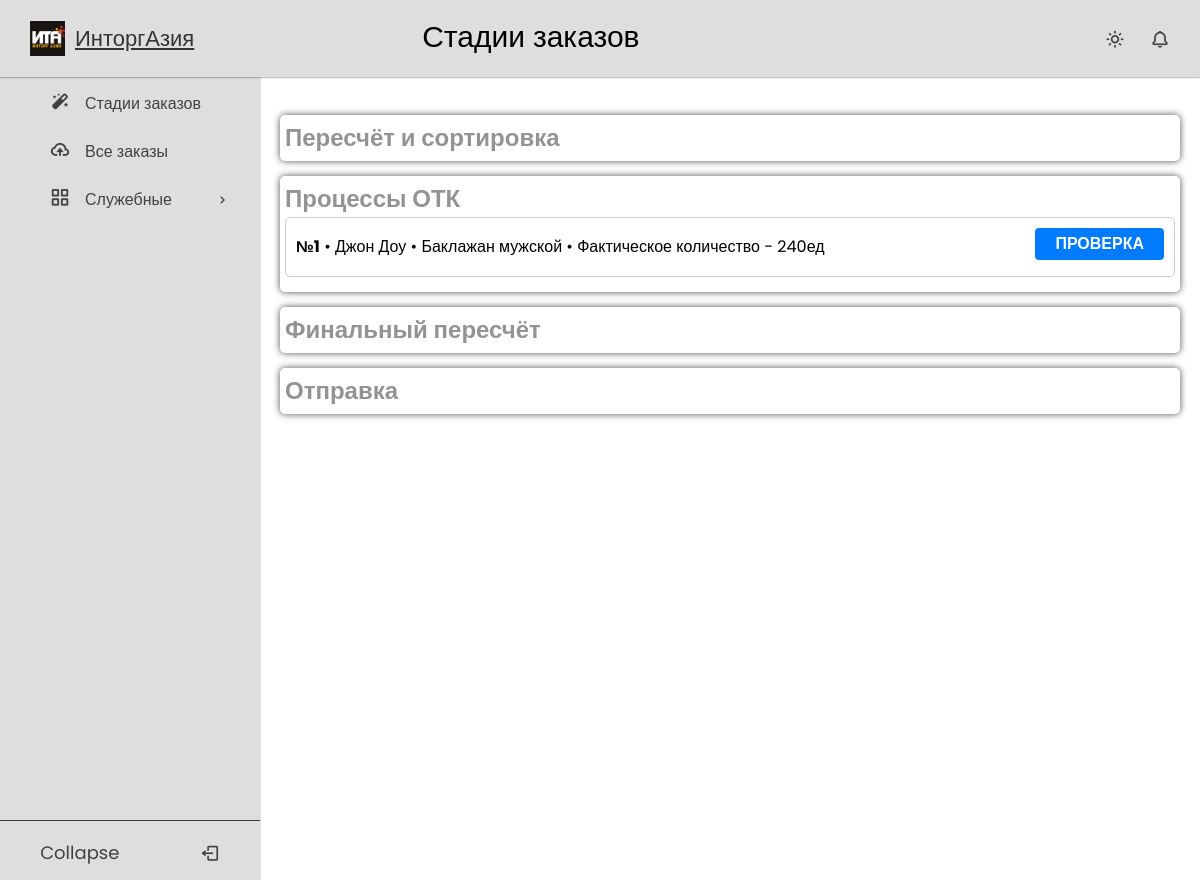
/ (signed in), run on an earlier commit of the app's database.
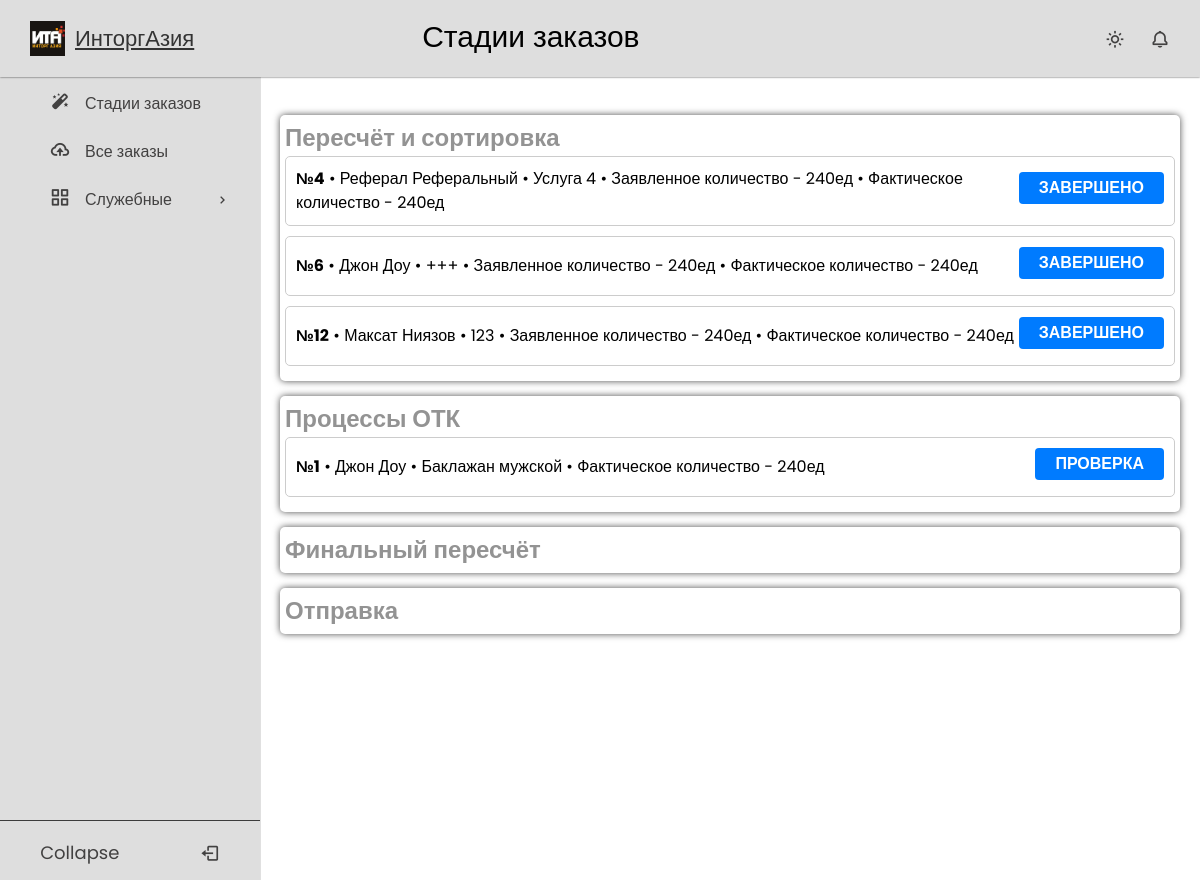
And on a later commit of the database.
### crm_app/models.py (models this page shows, shortened)
class Order(models.Model):
    stage = models.CharField(max_length=20, choices=OrderStages.choices, default=OrderStages.DATABASE_LOADING)
    name = models.CharField(max_length=50, blank=True)
    cashbox = models.ForeignKey("Cashbox", on_delete=models.PROTECT, blank=True, null=True)
    amount = models.IntegerField(default=0)
    amount_paid = models.IntegerField(default=0)
    cost_price = models.IntegerField(default=0)
    count = models.IntegerField(default=0)
    date = models.DateField(default=timezone.now)
    day = models.IntegerField(validators=[MaxValueValidator(31), MinValueValidator(1)], default=1)
    month = models.IntegerField(validators=[MaxValueValidator(12), MinValueValidator(1)], default=1)
    year = models.IntegerField(validators=[MaxValueValidator(2070), MinValueValidator(2020)], default=2023)
    time = models.TimeField(default=timezone.now)
    client = models.ForeignKey(CustomUser, on_delete=models.PROTECT)
    defective = models.IntegerField(default=0, blank=True)
    good_quality = models.IntegerField(default=0, blank=True)
    discount = models.IntegerField(default=0)

### users/models.py (models this page shows, shortened)
class User(AbstractBaseUser, PermissionsMixin):
    disabled = models.BooleanField(default=False)
    username = models.CharField(max_length=100, blank=True, null=True, unique=True, help_text='Номер телефона')
    first_name = models.CharField(max_length=254)
    last_name = models.CharField(max_length=254)
    is_staff = models.BooleanField(default=False)
    is_superuser = models.BooleanField(default=False)
    is_active = models.BooleanField(default=True)
    last_login = models.DateTimeField(null=True, blank=True)
    date_joined = models.DateTimeField(null=True, auto_now=True)
    joined_date = models.DateTimeField(default=timezone.now)
    user_type = models.CharField(max_length=20, choices=UserType.choices, default=UserType.CLIENT)
    discount = models.ForeignKey(DiscountType, on_delete=models.PROTECT, blank=True, null=True)
    money = models.IntegerField(default=0)
    profit = models.IntegerField(default=0)
    product_count = models.IntegerField(default=0, blank=True, null=True)
    referral = models.ForeignKey('self', on_delete=models.SET_NULL, blank=True, null=True)
    class Meta:
        ordering = ('disabled',)
    USERNAME_FIELD = 'username'
    REQUIRED_FIELDS = []
    objects = UserManager()
    def __str__(self):
        return f'{self.first_name} {self.last_name}'

### crm_warehouse/views.py (the view)
# urls.py: path('', DashboardView.as_view(), name='dashboard'),
class DashboardView(Locked, ListView):
    model = Order
    template_name = 'stages/dashboard.html'
    context_object_name = 'orders'
    def get_context_data(self, **kwargs):
        context = super().get_context_data(**kwargs)
        stages = OrderStages.choices
        context['stages'] = stages
        return context
    def get_queryset(self):
        queryset = super().get_queryset()
        queryset = queryset.annotate(total_declared_quantity=Sum('products__declared_quantity'))
        queryset = queryset.annotate(total_actual_quantity=Sum('products__actual_quantity'))
        return queryset

### templates/stages/dashboard.html (shortened to what this page needs)
{% extends 'base.html' %}
{% block page_title %}
    Стадии заказов
{% endblock %}
{% block content %}
{% if user.user_type == 'client' %}
    <div class="stage" id="unpacking" data-url="/unpacking/">
      <h3>Пересчёт и сортировка</h3>
      {% for order in orders %}
      {% if order.stage == 'quality_check' %}
      <div class="order" id="{{ order.id }}" draggable="true">
      <span><b>№{{ order.id }}</b> • {{ order.client }} • {{ order.name }} • Заявленное количество - {{ order.total_declared_quantity }}ед • Фактическое количество - {{ order.total_actual_quantity }}ед </span>
          <a href="{% url 'unpacking_client' order.id %}"><button>Завершено</button></a>
      </div>
      {% endif %}
      {% endfor %}
    </div>
    <div class="stage" id="quality_check" data-url="/quality_check/">
      <h3>Процессы ОТК</h3>
      {% for order in orders %}
      {% if order.stage == 'dispatch' %}
      <div class="order" id="{{ order.id }}" draggable="true">
      <span><b>№{{ order.id }}</b> • {{ order.client }} • {{ order.name }} • Фактическое количество - {{ order.total_actual_quantity }}ед </span>
          <a href="#"><button>Проверка</button></a>
      </div>
      {% endif %}
      {% endfor %}
    </div>
    <div class="stage" id="dispatch" data-url="/dispatch/">
      <h3>Финальный пересчёт</h3>
    </div>
    <div class="stage" id="clossed" data-url="/dispatched/">
      <h3>Отправка</h3>
    </div>
{% endif %}
{% endblock %}

What changed in the data, as far as the page shows it:
now on this page (row edited): Order: id "4", client "Реферал Реферальный", name "Услуга 4", total_declared_quantity "240", total_actual_quantity "240", shown under "Пересчёт и сортировка"
added Order: id "6", client "Джон Доу", name "+++", total_declared_quantity "240", total_actual_quantity "240", shown under "Пересчёт и сортировка"
added Order: id "12", client "Максат Ниязов", name "123", total_declared_quantity "240", total_actual_quantity "240", shown under "Пересчёт и сортировка"
